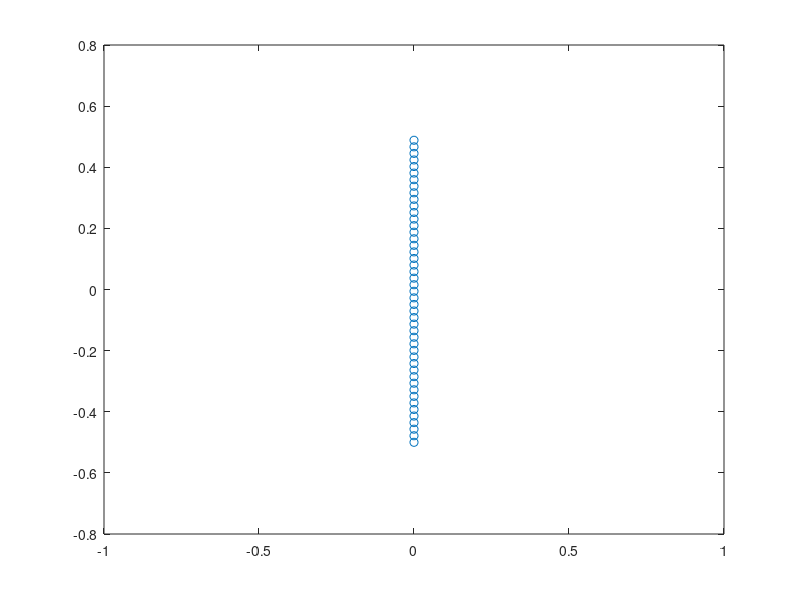

MATLAB code for this plot:
%% ---------------------------------------------------------------------
%%
%% Copyright (c) 2016 - 2016 by the IBAMR developers
%% All rights reserved.
%%
%% This file is part of IBAMR.
%%
%% IBAMR is free software and is distributed under the 3-clause BSD
%% license. The full text of the license can be found in the file
%% COPYRIGHT at the top level directory of IBAMR.
%%
%% ---------------------------------------------------------------------

clear all;
clc;

N = 1024;
H = 22;
dy = H/N;
b = 1.0;
Ny = ceil(b/dy);
Xcom = 0.0;

X = zeros(Ny,1);
Y = zeros(Ny,1);

%%%%%%%%%%%%%%%%%%%%%%%%%%%%%%%%%%%%%%%%%%%%%%%%%%%%%%%%%%%%%%%%%%%%%%%%%%%

% Step 1: Write out the vertex information
vertex_fid = fopen('plate2d.vertex', 'w');

% first line is the number of vertices in the file
fprintf(vertex_fid, '%d\n', Ny);

% remaining lines are the initial coordinates of each vertex
for k = 1:Ny

    X(k) = Xcom;
    Y(k) = -0.5 + (k-1)*dy;
    fprintf(vertex_fid, '%1.16e %1.16e\n', X(k), Y(k));
end %for
  

fclose(vertex_fid);

plot(X,Y,'o');

